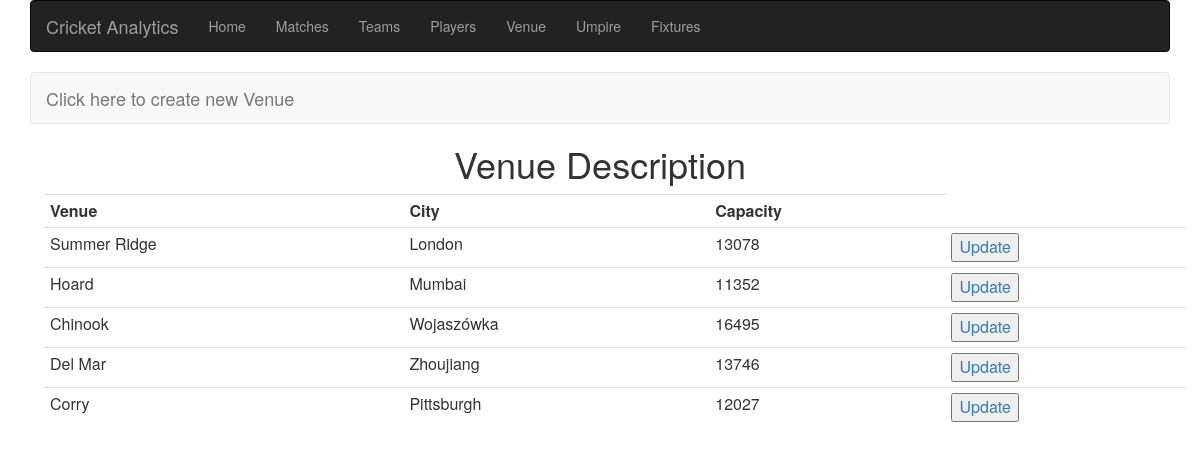
/PhpScripts/viewVenue.php, run on the app's committed database.
### tables this page shows
CREATE TABLE venue
(
  venue_id INT NOT NULL AUTO_INCREMENT,
  venue_name VARCHAR(50) NOT NULL UNIQUE,
  venue_city VARCHAR(50) NOT NULL,
  venue_capacity INT NOT NULL,
  PRIMARY KEY (venue_id)
);

### PhpScripts/viewVenue.php (the view, shortened to what this page needs)
<html>
<head>
    <link rel="stylesheet" href="https://maxcdn.bootstrapcdn.com/bootstrap/3.3.7/css/bootstrap.min.css">
</head>
<body>
    <link rel="stylesheet" href="https://maxcdn.bootstrapcdn.com/bootstrap/3.3.7/css/bootstrap.min.css">
<div>
    <?php include 'navBar.php';?>
    <div class="container">
        <div >
            <nav class="navbar navbar-default">
                <div class="container-fluid">
                    <div class="navbar-header">
                        <a class="navbar-brand" href="AddVenue.php">Click here to create new Venue</a>
                    </div>
                </div>
            </nav>
        </div>
        <h1 class="text-center">Venue Description</h1>
        <div class="container">
            <div class="row">
                <div class="container container-fluid">
                    <table class="table table-condensed">
                        <?php
                        $servername = "localhost";
                        $username = "root";
                        $password = "mysql";
                        $database = "cricket_analytics";
                        $conn = new mysqli($servername, $username, $password, $database);
                        $sql = "call sp_getAllVenue()";
                        $result = $conn->query($sql);
                        if($result){
                            echo "<td><b>Venue</b></td>";
                            echo "<td><b>City</b></td>";
                            echo "<td><b>Capacity</b></td>";
                            while($row = $result->fetch_assoc()) {
                                echo "<tr>";
                                echo "<td>$row[venue_name]</b></td>";
                                echo "<td>$row[venue_city]</b></td>";
                                echo "<td>$row[venue_capacity]</b></td>";
                                echo "<td><a href='updateVenue.php?id=$row[venue_id]&name=$row[venue_name]&city=$row[venue_city]&cap=$row[venue_capacity]'><button>Update</button></a></td></tr>";
                            }
                        };
                        ?>
                    </table>
            </div>
        </div>
    </div>
</div>
</body>
</html>

### data on the page
venue: venue_name "Summer Ridge", venue_city "London", venue_capacity "13078"
venue: venue_name "Hoard", venue_city "Mumbai", venue_capacity "11352"
venue: venue_name "Chinook", venue_city "Wojaszówka", venue_capacity "16495"
venue: venue_name "Del Mar", venue_city "Zhoujiang", venue_capacity "13746"
venue: venue_name "Corry", venue_city "Pittsburgh", venue_capacity "12027"
